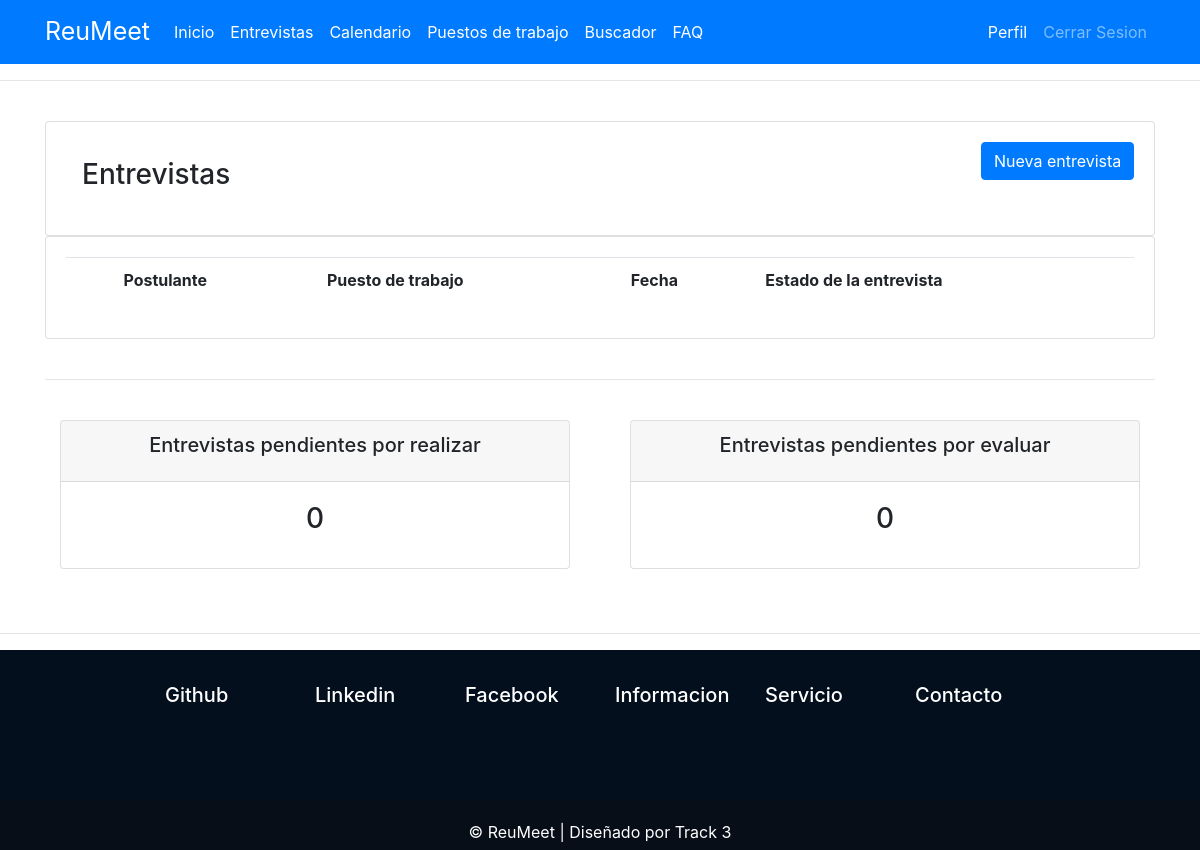
Before: /entrevistas/ (signed in) with the older database file.
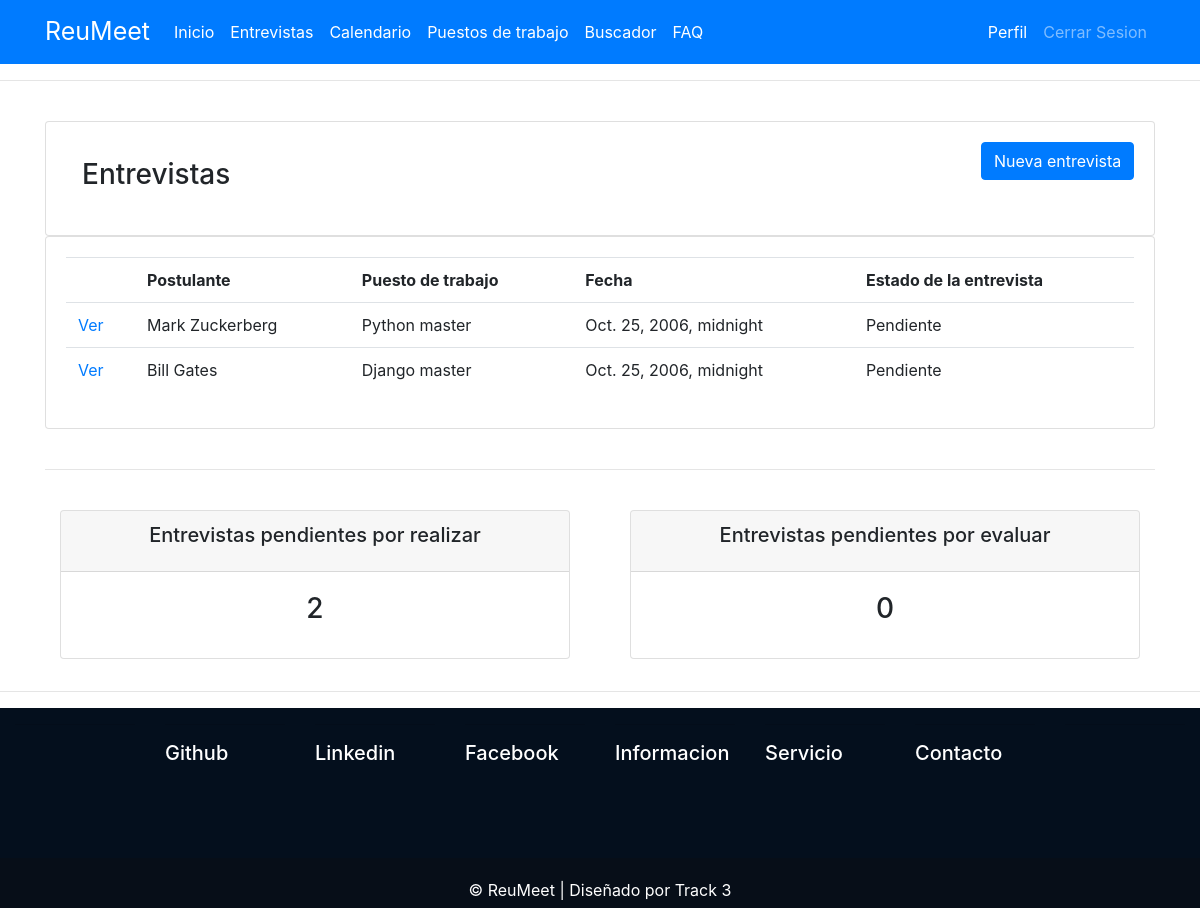
After: the same page with the newer database file.
### entrevistas/models.py (models this page shows, shortened)
class Entrevista(models.Model):
    STATUS = (
        ('Pendiente', 'Pendiente'),
        ('Entrevistado/a', 'Entrevistado/a'),
        ('Evaluado/a', 'Evaluado/a')
    )
    nombre_postulante = NombreField(
        _('Nombre del postulante'), blank=True, null=True)
    email = models.EmailField(_('Correo electrónico'), max_length=254)
    fecha_ingresado = models.DateTimeField(auto_now_add=True)
    cv = models.OneToOneField(
        CVfield, on_delete=models.CASCADE, blank=True, null=True)
    empresa = models.ForeignKey(User, null=True, on_delete=models.CASCADE)
    fecha_entrevista = models.DateTimeField(blank=True, null=True)
    puesto_trabajo = models.ForeignKey(
        Puesto_trabajo, on_delete=models.CASCADE)
    status = models.CharField(
        max_length=200, null=True, choices=STATUS, default='Pendiente')

class Puesto_trabajo(models.Model):
    empresa = models.ForeignKey(User, null=True, on_delete=models.CASCADE)
    titulo = models.CharField(max_length=100, null=True)
    descripcion = models.TextField(null=True)
    def __str__(self):
        return self.titulo

### entrevistas/views.py (the view)
# urls.py: path('entrevistas/', views.entrevistas), # vista general
@login_required(login_url='/login')
def entrevistas(request):
    entrevistas_user = Entrevista.objects.filter(empresa=request.user)
    pendientes = Entrevista.objects.filter(
        empresa=request.user, status='Pendiente').count()
    entrevistados = Entrevista.objects.filter(
        empresa=request.user, status='Entrevistado/a').count()
    context = {'entrevistas_user': entrevistas_user, 'pendientes': pendientes,
               'entrevistados': entrevistados}
    return render(request, 'entrevistas/entrevistas.html', context)

### entrevistas/templates/entrevistas/entrevistas.html
{% extends 'page/main.html' %}
{% block content %}
<br>
<div class="row">
    <div class="col-md">
        <div class="card card-body">
            <div class="row">
                <div class="col-md-10">
                    <h3 class="w-75 p-3">Entrevistas</h3>
                </div>
                <div class="col-md-2 float-right">
                    <a href="{% url 'crear_entrevista' %}"><button class="btn btn-primary"
                            (click)="onAddCategoieModal(addCategorieModal)">Nueva entrevista</button></a>
                </div>
            </div>
        </div>
        <div class="card card-body">
            <table class="table">
                <tr>
                    <th></th>
                    <th>Postulante</th>
                    <th>Puesto de trabajo</th>
                    <th>Fecha</th>
                    <th>Estado de la entrevista</th>
                </tr>
                {% for i in entrevistas_user %}
                <tr>
                    <td><a href="{% url 'entrevista' i.id %}">Ver</a></td>
                    <td>{{i.nombre_postulante}}</td>
                    <td>{{i.puesto_trabajo}}</td>
                    <td>{{i.fecha_entrevista}}</td>
                    <td>{{i.status}}</td>
                </tr>
                {% endfor %}
            </table>
        </div>
    </div>
</div>
<br>
<hr>
<br>
<div class="row">
    <div class="col">
        <div class="col-md">
            <div class="card text-center text-black  mb-3" id="orders-delivered">
                <div class="card-header">
                    <h5 class="card-title">Entrevistas pendientes por realizar</h5>
                </div>
                <div class="card-body">
                    <h3 class="card-title">{{pendientes}}</h3>
                </div>
            </div>
        </div>
    </div>
    <div class="col">
        <div class="col-md">
            <div class="card text-center text-black  mb-3" id="orders-pending">
                <div class="card-header">
                    <h5 class="card-title">Entrevistas pendientes por evaluar</h5>
                </div>
                <div class="card-body">
                    <h3 class="card-title">{{entrevistados}}</h3>
                </div>
            </div>
        </div>
    </div>
</div>
{% endblock content %}

Changed rows visible on the page:
added Entrevista: nombre_postulante "Mark Zuckerberg", puesto_trabajo "Python master", fecha_entrevista "Oct. 25, 2006, midnight", status "Pendiente"
added Entrevista: nombre_postulante "Bill Gates", puesto_trabajo "Django master", fecha_entrevista "Oct. 25, 2006, midnight", status "Pendiente"
Other visible differences:
{{ pendientes }}: "0" → "2"
